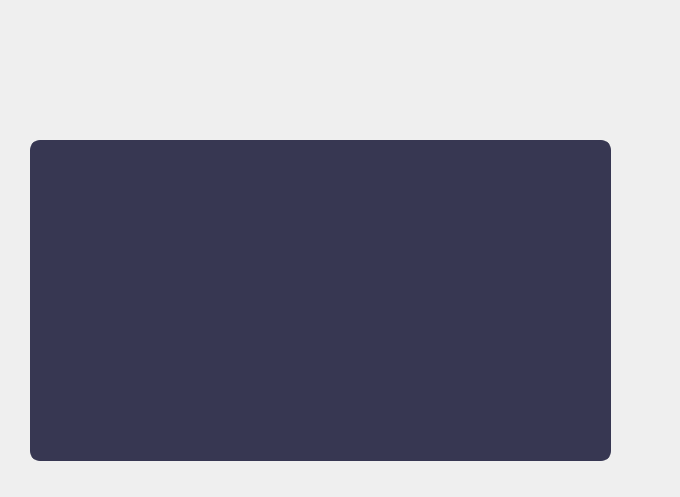
<?xml version="1.0" encoding="UTF-8"?>
<ui version="4.0">
 <class>deleting_into_edition</class>
 <widget class="QWidget" name="deleting_into_edition">
  <property name="geometry">
   <rect>
    <x>0</x>
    <y>0</y>
    <width>680</width>
    <height>497</height>
   </rect>
  </property>
  <property name="windowTitle">
   <string>Form</string>
  </property>
  <widget class="QTableView" name="tableView">
   <property name="geometry">
    <rect>
     <x>30</x>
     <y>140</y>
     <width>581</width>
     <height>321</height>
    </rect>
   </property>
   <property name="styleSheet">
    <string notr="true">QTableView {
border: 4px solid #373752;
border-radius: 10px;
gridline-color: #FFFFFF; /* #6D55FF */
background-color: #373752;
}

QTableView::item {
background-color: #222338;
font-family: Poppins; /* Установка шрифта */
font-size: 15pt; /* Установка размера шрифта */
color: white;
}

QTableView::item:selected {
background-color: #A0A1A8; /* #6D55FF */
color: white;
}

QTableView::item:focus {
background-color: #373752; /* #6D55FF */
color: white;
}

QHeaderView::section {
background-color: #373752; /* #6D55FF */
color: white;
font-family: Poppins;
font-size: 14pt;
}

QHeaderView::section:horizontal {
border: none; /* убираем горизонтальные линии разделителя */
}

QHeaderView::section:vertical {
border: none; /* убираем вертикальные линии разделителя */
}

QScrollBar:vertical {
border: none;
background: white; /* Можно изменить на цвет фона таблицы или окна */
width: 7px; /* Уменьшенная ширина */
margin: 0px; /* Если не нужно отступление от краев */
border-radius: 2px; /* Уменьшенное закругление */
}

QScrollBar::handle:vertical {
background: #F23878;
min-height: 7px; /* Уменьшенная минимальная длина */
border-radius: 2px; /* Уменьшенное закругление */
}

QScrollBar::add-page:vertical, QScrollBar::sub-page:vertical {
background: #373752; /* Это изменит цвет фона неактивных частей ползунка */
}

QScrollBar::add-line:vertical, QScrollBar::sub-line:vertical {
border: none;
background: none;
width: 0px;
height: 0px;
}

QScrollBar:horizontal {
border: none;
background: white; /* Можно изменить на цвет фона таблицы или окна */
height: 7px; /* Уменьшенная высота */
margin: 0px; /* Если не нужно отступление от краев */
/*border-radius: 5px; /* Уменьшенное закругление */
}

QScrollBar::handle:horizontal {
background: #373752;
min-width: 10px; /* Уменьшенная минимальная длина */
border-radius: 5px; /* Уменьшенное закругление */
}

QScrollBar::add-page:horizontal, QScrollBar::sub-page:horizontal {
background: #373752; /* Это изменит цвет фона неактивных частей ползунка */
}</string>
   </property>
  </widget>
 </widget>
 <resources/>
 <connections/>
</ui>
